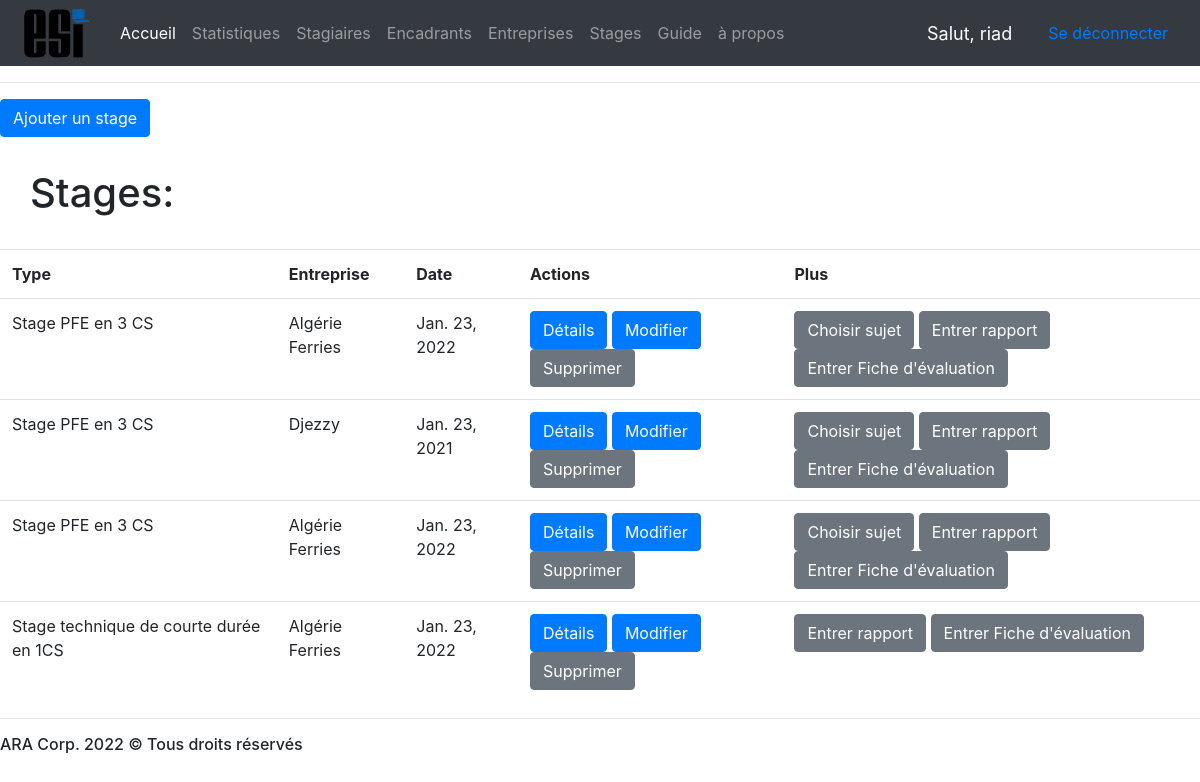
The page /stages/ (signed in) on the database its author committed.
### Gestion/models.py (models this page shows, shortened)
class Stage(models.Model):
    Durée = models.IntegerField() #en semaines
    DateDeb = models.DateField()
    Type = models.ForeignKey(TypeStage,on_delete=models.CASCADE,null=False)
    Encadrant = models.ForeignKey('Encadrant',on_delete=models.SET_NULL,null=True,blank=True)
    Promoteur = models.ForeignKey('Promoteur',on_delete=models.SET_NULL,null=True,blank=True)
    NumEnt = models.ForeignKey('Entreprise',on_delete=models.CASCADE,null=False)
    Fiche_Eval = models.ForeignKey('FicheEvaluation',on_delete=models.SET_NULL,null=True,blank=True)
    Sujet_pfe = models.ForeignKey('SujetPFE',on_delete=models.SET_NULL,null=True,blank=True)
    Rapport = models.FileField(upload_to='rapports/',null=True)

class TypeStage(models.Model):
    IntituléTS = models.CharField(max_length=50)
    Période = models.CharField(max_length=100)
    DuréeTS = models.CharField(max_length=50)
    NbEtudiants = models.CharField(max_length=50)
    def __str__(self):
        return self.IntituléTS

class Entreprise(models.Model):
    NomEnt = models.CharField(max_length=50)
    RaisonSociale = models.CharField(max_length=50)
    Adresse = models.CharField(max_length=100)
    def __str__(self):
        return self.NomEnt

### Gestion/views.py (the view)
# urls.py: path('stages/', views.stages,name='listeStages'),
def stages(request):
    stages = Stage.objects.all()
    return render(request,'stages/stages.html',context={'stages':stages})

### Gestion/templates/stages/stages.html
{% extends 'main.html' %}
{% load static %}
{% block content %}
<a href="{% url 'creerStage' %}"> <button class="btn btn-primary"> Ajouter un stage </button></a>
<h1 style="margin-left: 30px;padding-top: 2rem;"> Stages:</h1> <br>
<table class="table">
    <tr>
        <th>Type</th>
        <th>Entreprise</th>
        <th>Date</th>
        <th>Actions</th>
        <th>Plus</th>
    </tr>
    {% for stage in stages %}
        <tr>
            <td>{{stage.Type}}</td>
            <td>{{stage.NumEnt}}</td>
            <td>{{stage.DateDeb}}</td>
            <td><a href="{% url 'detailStage' stage.pk %}"> <button class="btn btn-primary"> Détails </button></a>
            <a href="{% url 'modifierStage' stage.pk %}"> <button class="btn btn-primary"> Modifier </button></a>
            <a href="{% url 'supprimerStage' stage.pk %}"> <button class="btn btn-secondary"> Supprimer </button></a></td>
            <td>
            {% if stage.Type.pk == 3 and stage.Sujet_pfe == None %}
            <a href="{% url 'selectionnerSujet' stage.pk %}"> <button class="btn btn-secondary"> Choisir sujet </button></a>
            {% endif %}
            {% if stage.Rapport == "" %}
            <a href="{% url 'entrerRapport' stage.pk %}"> <button class="btn btn-secondary"> Entrer rapport </button></a>
            {% else %}
            <a href="{% static stage.Rapport %}"> <button class="btn btn-primary"> Ouvrir rapport</button></a>
            {% endif %}
            {% if stage.Fiche_Eval == None %}
            <a href="{% url 'ajouterEvaluation' stage.pk %}"> <button class="btn btn-secondary"> Entrer Fiche d'évaluation </button></a>
            {% endif %}
            </td>
        </tr>
    {% endfor %}
</table>
{% endblock %}

### Gestion/templates/barreNavigation.html (shortened to what this page needs)
{% load static %}
<nav class="navbar navbar-expand-lg navbar-dark bg-dark">
    <a class="navbar-brand" href="{% url 'accueil' %}"><img src="{% static 'accueil/images/esi.png' %}" style="max-width: 5rem; margin-top: -20px;margin-bottom: -20px;"></a>
    <div class="collapse navbar-collapse" id="navbarNav">
      <ul class="navbar-nav">
        <li class="nav-item active">
          <a class="nav-link" href="{% url 'accueil' %}">Accueil </a>
        </li>
        <li class="nav-item">
          {% now "Y" as annéeCourrante %}
          <a class="nav-link" href="{% url 'stat' année=annéeCourrante %}">Statistiques</a>
        </li>
        <li class="nav-item">
          <a class="nav-link" href="{% url 'listeEtudiants' %}">Stagiaires</a>
        </li>
        <li class="nav-item">
          <a class="nav-link" href="{% url 'listeEncadrants' %}">Encadrants</a>
        </li>
        <li class="nav-item">
          <a class="nav-link" href="{% url 'listeEntreprises' %}">Entreprises</a>
        </li>
        <li class="nav-item">
          <a class="nav-link" href="{% url 'listeStages' %}">Stages</a>
        </li>
        <li class="nav-item">
          <a class="nav-link" href="{% url 'guide' %}">Guide</a>
        </li>
        <li class="nav-item">
          <a class="nav-link" href="{% url 'nous' %}">à propos</a>
        </li>
      </ul>
    </div>
    <span class="deconnecter">Salut, {{request.user}}</span>
    <span><a class="nav-link" href="{% url 'logout' %}" >Se déconnecter</a></span>
  </nav>

### Gestion/templates/barreNavigation.html (style rules this page uses)
.deconnecter { font-size: 18px; color: #fff; margin-right: 20px; }

### rows shown on the page
Stage: Type "Stage PFE en 3 CS", NumEnt "Algérie Ferries", DateDeb "Jan. 23, 2022", shows "Choisir sujet", Rapport "Entrer rapport", shows "Entrer Fiche d'évaluation"
Stage: Type "Stage PFE en 3 CS", NumEnt "Djezzy", DateDeb "Jan. 23, 2021", shows "Choisir sujet", Rapport "Entrer rapport", shows "Entrer Fiche d'évaluation"
Stage: Type "Stage PFE en 3 CS", NumEnt "Algérie Ferries", DateDeb "Jan. 23, 2022", shows "Choisir sujet", Rapport "Entrer rapport", shows "Entrer Fiche d'évaluation"
Stage: Type "Stage technique de courte durée en 1CS", NumEnt "Algérie Ferries", DateDeb "Jan. 23, 2022", Rapport "Entrer rapport", shows "Entrer Fiche d'évaluation"

### other values the page prints
{{ request.user }} "riad"
